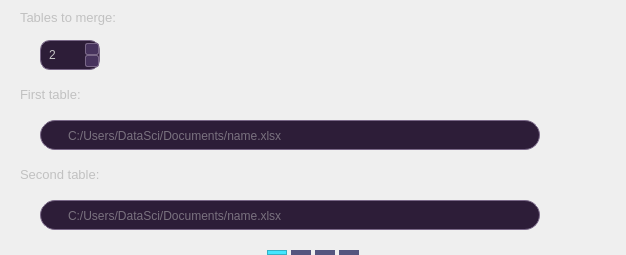
                   <widget class="QWidget" name="page">
                    <layout class="QGridLayout" name="gridLayout_29">
                     <property name="leftMargin">
                      <number>0</number>
                     </property>
                     <property name="topMargin">
                      <number>0</number>
                     </property>
                     <property name="rightMargin">
                      <number>0</number>
                     </property>
                     <property name="bottomMargin">
                      <number>0</number>
                     </property>
                     <property name="spacing">
                      <number>0</number>
                     </property>
                     <item row="1" column="0">
                      <widget class="QFrame" name="frame_54">
                       <property name="minimumSize">
                        <size>
                         <width>0</width>
                         <height>0</height>
                        </size>
                       </property>
                       <property name="maximumSize">
                        <size>
                         <width>16777215</width>
                         <height>7</height>
                        </size>
                       </property>
                       <property name="layoutDirection">
                        <enum>Qt::LeftToRight</enum>
                       </property>
                       <property name="styleSheet">
                        <string notr="true">background-color: none;</string>
                       </property>
                       <property name="frameShape">
                        <enum>QFrame::NoFrame</enum>
                       </property>
                       <property name="frameShadow">
                        <enum>QFrame::Raised</enum>
                       </property>
                       <layout class="QHBoxLayout" name="horizontalLayout_12">
                        <property name="spacing">
                         <number>0</number>
                        </property>
                        <property name="leftMargin">
                         <number>0</number>
                        </property>
                        <property name="topMargin">
                         <number>0</number>
                        </property>
                        <property name="rightMargin">
                         <number>0</number>
                        </property>
                        <property name="bottomMargin">
                         <number>0</number>
                        </property>
                        <item>
                         <spacer name="horizontalSpacer_32">
                          <property name="orientation">
                           <enum>Qt::Horizontal</enum>
                          </property>
                          <property name="sizeHint" stdset="0">
                           <size>
                            <width>267</width>
                            <height>4</height>
                           </size>
                          </property>
                         </spacer>
                        </item>
                        <item>
                         <layout class="QGridLayout" name="gridLayout_31">
                          <property name="horizontalSpacing">
                           <number>4</number>
                          </property>
                          <item row="0" column="0">
                           <widget class="QFrame" name="frame_55">
                            <property name="minimumSize">
                             <size>
                              <width>20</width>
                              <height>5</height>
                             </size>
                            </property>
                            <property name="maximumSize">
                             <size>
                              <width>20</width>
                              <height>5</height>
                             </size>
                            </property>
                            <property name="styleSheet">
                             <string notr="true">background-color:  rgb(67, 230, 255);</string>
                            </property>
                            <property name="frameShape">
                             <enum>QFrame::StyledPanel</enum>
                            </property>
                            <property name="frameShadow">
                             <enum>QFrame::Raised</enum>
                            </property>
                           </widget>
                          </item>
                          <item row="0" column="1">
                           <widget class="QFrame" name="frame_56">
                            <property name="minimumSize">
                             <size>
                              <width>20</width>
                              <height>5</height>
                             </size>
                            </property>
                            <property name="maximumSize">
                             <size>
                              <width>20</width>
                              <height>5</height>
                             </size>
                            </property>
                            <property name="styleSheet">
                             <string notr="true">background-color: rgb(85, 85, 127);
border-radius: 5px;</string>
                            </property>
                            <property name="frameShape">
                             <enum>QFrame::StyledPanel</enum>
                            </property>
                            <property name="frameShadow">
                             <enum>QFrame::Raised</enum>
                            </property>
                           </widget>
                          </item>
                          <item row="0" column="2">
                           <widget class="QFrame" name="frame_57">
                            <property name="minimumSize">
                             <size>
                              <width>20</width>
                              <height>5</height>
                             </size>
                            </property>
                            <property name="maximumSize">
                             <size>
                              <width>20</width>
                              <height>5</height>
                             </size>
                            </property>
                            <property name="styleSheet">
                             <string notr="true">background-color: rgb(85, 85, 127);
border-radius: 5px;</string>
                            </property>
                            <property name="frameShape">
                             <enum>QFrame::StyledPanel</enum>
                            </property>
                            <property name="frameShadow">
                             <enum>QFrame::Raised</enum>
                            </property>
                           </widget>
                          </item>
                          <item row="0" column="3">
                           <widget class="QFrame" name="frame_58">
                            <property name="minimumSize">
                             <size>
                              <width>20</width>
                              <height>5</height>
                             </size>
                            </property>
                            <property name="maximumSize">
                             <size>
                              <width>20</width>
                              <height>5</height>
                             </size>
                            </property>
                            <property name="styleSheet">
                             <string notr="true">background-color: rgb(85, 85, 127);
border-radius: 5px;</string>
                            </property>
                            <property name="frameShape">
                             <enum>QFrame::StyledPanel</enum>
                            </property>
                            <property name="frameShadow">
                             <enum>QFrame::Raised</enum>
                            </property>
                           </widget>
                          </item>
                         </layout>
                        </item>
                        <item>
                         <spacer name="horizontalSpacer_33">
                          <property name="orientation">
                           <enum>Qt::Horizontal</enum>
                          </property>
                          <property name="sizeHint" stdset="0">
                           <size>
                            <width>267</width>
                            <height>4</height>
                           </size>
                          </property>
                         </spacer>
                        </item>
                       </layout>
                      </widget>
                     </item>
                     <item row="0" column="0">
                      <layout class="QGridLayout" name="gridLayout">
                       <property name="leftMargin">
                        <number>20</number>
                       </property>
                       <property name="topMargin">
                        <number>0</number>
                       </property>
                       <property name="rightMargin">
                        <number>0</number>
                       </property>
                       <property name="bottomMargin">
                        <number>20</number>
                       </property>
                       <property name="horizontalSpacing">
                        <number>0</number>
                       </property>
                       <property name="verticalSpacing">
                        <number>10</number>
                       </property>
                       <item row="1" column="4">
                        <spacer name="horizontalSpacer_2">
                         <property name="orientation">
                          <enum>Qt::Horizontal</enum>
                         </property>
                         <property name="sizeHint" stdset="0">
                          <size>
                           <width>40</width>
                           <height>20</height>
                          </size>
                         </property>
                        </spacer>
                       </item>
                       <item row="1" column="1" colspan="3">
                        <widget class="QSpinBox" name="sb_qtn_tables">
                         <property name="minimumSize">
                          <size>
                           <width>60</width>
                           <height>25</height>
                          </size>
                         </property>
                         <property name="maximumSize">
                          <size>
                           <width>80</width>
                           <height>16777215</height>
                          </size>
                         </property>
                         <property name="styleSheet">
                          <string notr="true">QSpinBox {
	background-color: rgb(45, 29, 56);
	color: rgb(197, 197, 197);
	border: 1px solid  rgb(122, 104, 136);
	border-radius:10px;
	padding: 6px;
}

QSpinBox:hover {
	background-color: rgb(66, 61, 106);
	color: rgb(197, 197, 197);
	border: 1px solid rgb(35, 33, 57);
	border-radius: 10px;
}

QSpinBox::up-button{
	background-color: rgb(71, 51, 93);
	border:1px solid rgb(122, 104, 136);
	border-radius: 2px;

}
QSpinBox::down-button{
	background-color: rgb(71, 51, 93);
	border:1px solid rgb(122, 104, 136);
	border-radius: 2px;

}
</string>
                         </property>
                         <property name="minimum">
                          <number>2</number>
                         </property>
                         <property name="maximum">
                          <number>4</number>
                         </property>
                        </widget>
                       </item>
                       <item row="2" column="0" colspan="5">
                        <widget class="QLabel" name="label_7">
                         <property name="minimumSize">
                          <size>
                           <width>0</width>
                           <height>30</height>
                          </size>
                         </property>
                         <property name="maximumSize">
                          <size>
                           <width>16777215</width>
                           <height>30</height>
                          </size>
                         </property>
                         <property name="font">
                          <font>
                           <family>Segoe UI</family>
                           <pointsize>10</pointsize>
                          </font>
                         </property>
                         <property name="styleSheet">
                          <string notr="true">color: rgb(193, 193, 193);
background-color: none;</string>
                         </property>
                         <property name="text">
                          <string>&lt;html&gt;&lt;head/&gt;&lt;body&gt;&lt;p&gt;First table:&lt;/p&gt;&lt;/body&gt;&lt;/html&gt;</string>
                         </property>
                        </widget>
                       </item>
                       <item row="4" column="0" colspan="5">
                        <widget class="QLabel" name="label_44">
                         <property name="minimumSize">
                          <size>
                           <width>0</width>
                           <height>30</height>
                          </size>
                         </property>
                         <property name="maximumSize">
                          <size>
                           <width>16777215</width>
                           <height>30</height>
                          </size>
                         </property>
                         <property name="font">
                          <font>
                           <family>Segoe UI</family>
                           <pointsize>10</pointsize>
                          </font>
                         </property>
                         <property name="styleSheet">
                          <string notr="true">color: rgb(193, 193, 193);
background-color: none;</string>
                         </property>
                         <property name="text">
                          <string>&lt;html&gt;&lt;head/&gt;&lt;body&gt;&lt;p&gt;Second table:&lt;/p&gt;&lt;/body&gt;&lt;/html&gt;</string>
                         </property>
                        </widget>
                       </item>
                       <item row="3" column="1" colspan="4">
                        <widget class="QLineEdit" name="le_file1">
                         <property name="minimumSize">
                          <size>
                           <width>300</width>
                           <height>30</height>
                          </size>
                         </property>
                         <property name="maximumSize">
                          <size>
                           <width>500</width>
                           <height>30</height>
                          </size>
                         </property>
                         <property name="toolTip">
                          <string>&lt;html&gt;&lt;head/&gt;&lt;body&gt;&lt;p&gt;&lt;span style=&quot; color:#393939;&quot;&gt;Caminho do arquivo&lt;/span&gt;&lt;/p&gt;&lt;/body&gt;&lt;/html&gt;</string>
                         </property>
                         <property name="statusTip">
                          <string/>
                         </property>
                         <property name="styleSheet">
                          <string notr="true">QLineEdit {
	background-color: rgb(45, 29, 56);
	color: rgb(197, 197, 197);
	border: 1px solid  rgb(122, 104, 136);
	border-radius: 15px;
	padding: 25px;
}
QLineEdit:hover {
	background-color: rgb(67, 62, 108);
	border: 1px solid rgb(188, 188, 188);
	color: rgb(197, 197, 197);
}
QLineEdit:focus {
	background-color: rgb(48, 44, 77);
	color: rgb(182, 182, 182);
	border: 1px solid rgb(67, 230, 255);
}
</string>
                         </property>
                         <property name="placeholderText">
                          <string>C:/Users/DataSci/Documents/name.xlsx</string>
                         </property>
                        </widget>
                       </item>
                       <item row="1" column="0">
                        <spacer name="horizontalSpacer_3">
                         <property name="orientation">
                          <enum>Qt::Horizontal</enum>
                         </property>
                         <property name="sizeType">
                          <enum>QSizePolicy::Minimum</enum>
                         </property>
                         <property name="sizeHint" stdset="0">
                          <size>
                           <width>20</width>
                           <height>20</height>
                          </size>
                         </property>
                        </spacer>
                       </item>
                       <item row="5" column="1" colspan="4">
                        <widget class="QLineEdit" name="le_file2">
                         <property name="minimumSize">
                          <size>
                           <width>350</width>
                           <height>30</height>
                          </size>
                         </property>
                         <property name="maximumSize">
                          <size>
                           <width>500</width>
                           <height>30</height>
                          </size>
                         </property>
                         <property name="toolTip">
                          <string>&lt;html&gt;&lt;head/&gt;&lt;body&gt;&lt;p&gt;&lt;span style=&quot; color:#393939;&quot;&gt;Caminho do arquivo&lt;/span&gt;&lt;/p&gt;&lt;/body&gt;&lt;/html&gt;</string>
                         </property>
                         <property name="statusTip">
                          <string/>
                         </property>
                         <property name="styleSheet">
                          <string notr="true">QLineEdit {
	background-color: rgb(45, 29, 56);
	color: rgb(197, 197, 197);
	border: 1px solid  rgb(122, 104, 136);
	border-radius: 15px;
	padding: 25px;
}
QLineEdit:hover {
	background-color: rgb(67, 62, 108);
	border: 1px solid rgb(188, 188, 188);
	color: rgb(197, 197, 197);
}
QLineEdit:focus {
	background-color: rgb(48, 44, 77);
	color: rgb(182, 182, 182);
	border: 1px solid rgb(67, 230, 255);
}
</string>
                         </property>
                         <property name="placeholderText">
                          <string>C:/Users/DataSci/Documents/name.xlsx</string>
                         </property>
                        </widget>
                       </item>
                       <item row="0" column="0" colspan="5">
                        <widget class="QLabel" name="label_45">
                         <property name="minimumSize">
                          <size>
                           <width>0</width>
                           <height>30</height>
                          </size>
                         </property>
                         <property name="maximumSize">
                          <size>
                           <width>16777215</width>
                           <height>23</height>
                          </size>
                         </property>
                         <property name="font">
                          <font>
                           <family>Segoe UI</family>
                           <pointsize>10</pointsize>
                          </font>
                         </property>
                         <property name="styleSheet">
                          <string notr="true">color: rgb(193, 193, 193);
background-color: none;</string>
                         </property>
                         <property name="text">
                          <string>&lt;html&gt;&lt;head/&gt;&lt;body&gt;&lt;p&gt;Tables to merge:&lt;/p&gt;&lt;/body&gt;&lt;/html&gt;</string>
                         </property>
                        </widget>
                       </item>
                      </layout>
                     </item>
                    </layout>
                   </widget>
